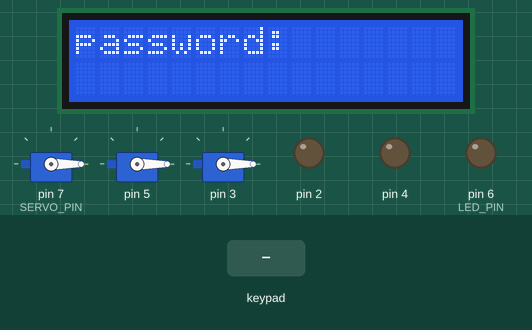
Simulated run of this sketch. Board: Arduino Mega 2560, built with avr-gcc and run on an emulated ATmega2560. On the bench: 3 × servo, 16×2 character LCD, output pins drawn as LEDs (lit = HIGH). Inputs (shaded band) come from the test bench.

Above: at 1.2 s.
1.3 s: keypad keys 9 8 3 1 0 2 0 * pressed 0.4 s apart
At 5.7 s:
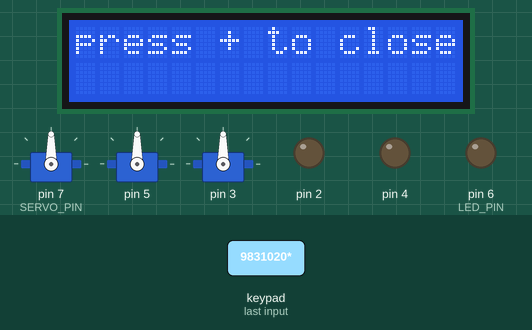
6.7 s: key '+' pressed
At 7.8 s:
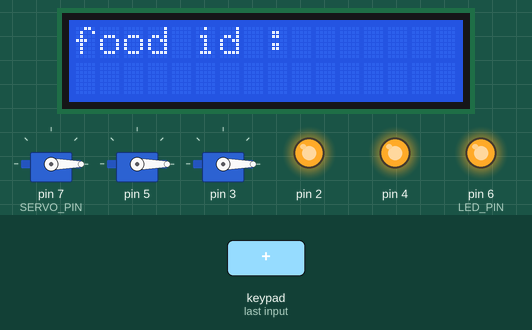
8.2 s: keypad keys 6 * 7 = pressed 0.4 s apart
At 10.5 s:
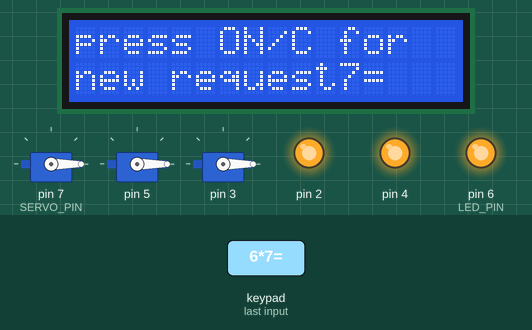
11.7 s: key '/' pressed
13.2 s: keypad keys 9 - 4 = pressed 0.4 s apart
At 14.7 s:
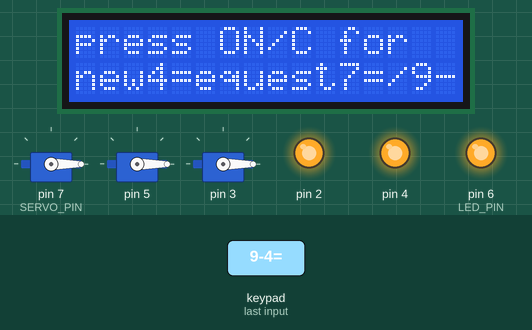
16.3 s: keypad keys 2 2 2 3 2 4 2 5 = pressed 0.4 s apart
At 20.9 s:
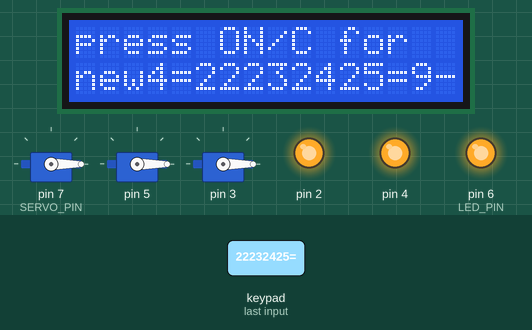
Timing chart, 0 to 22.4 s (numbered marks = the images above; inputs shaded):
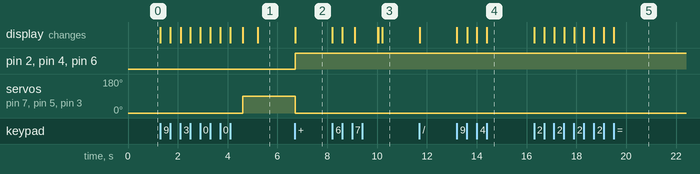

Measured:
- after the input at 1.3 s, servo on pin 7 (SERVO_PIN), servo on pin 5, servo on pin 3: 0° → 90° after 3.3 s; the display: first changes at once (image 1 shows a later state)
- after the input at 6.7 s, pin 2, pin 4, pin 6 (LED_PIN): LOW → HIGH at once; servo on pin 7 (SERVO_PIN), servo on pin 5, servo on pin 3: 90° → 0° at once; the display: changes at once (image 2)
- after the input at 8.2 s, the display: first changes at once (image 3 shows a later state)
- after the input at 13.2 s, the display: first changes at once (image 4 shows a later state)
- after the input at 16.3 s, the display: first changes at once (image 5 shows a later state)

The sketch:

sketch_nov24a.ino
```cpp
#include <Keypad.h>
#include <LiquidCrystal.h>
#include <Servo.h>
#include <stdlib.h>
#include <string.h>

#define PASSWORD "9831020"
#define LED_PIN 6
#define SERVO_PIN 7

Servo main_servo;
Servo childs[2];

const byte ROWS = 4;
const byte COLS = 4;
char keys[ROWS][COLS] = {
  {'7','8','9', '/'},
  {'4','5','6', '*'},
  {'1','2','3', '-'},
  {'R','0','=', '+'}
};
byte rowPins[ROWS] = {22, 23, 24, 25};
byte colPins[COLS] = {26, 27, 28, 29};
Keypad keypad = Keypad( makeKeymap(keys), rowPins, colPins, ROWS, COLS );

const int rs = 13, en = 12, d4 = 11, d5 = 10, d6 = 9, d7 = 8;
LiquidCrystal lcd(rs, en, d4, d5, d6, d7);

String pass = "";
int request = 0;  // 0 means not ready for accepting request, 1 means ready for accepting request.
int door = 0; // 0 means is close, 1 means is open.

void setup(){
  pinMode(LED_PIN, OUTPUT);
  for (int i = 0; i < 2; i++){
    pinMode(4 - 2 * i, OUTPUT);
  }

  // attach servos and initialize them to 0 degree
  main_servo.attach(SERVO_PIN);
  main_servo.write(0);
  for (int i = 0; i < 2; i++){
    childs[i].attach(5 - 2 * i);
    childs[i].write(0);
  }

  lcd.begin(16, 2);
  lcd.print("password: ");
  lcd.setCursor(0, 1);
  keypad.addEventListener(keypadEvent);
  Serial.begin(9600);
}

void turn_on_and_off_LEDs(int sign){
    for (int i = 0; i < 2; i++){
      if (sign == 1){
        // turn on all lights
        digitalWrite(4 - 2 * i, HIGH);
      }
      else{
        // turn off all lights
        digitalWrite(4 - 2 * i, LOW);
      }
    }
}

void ResetSystem(){
    pass = "";
    door = 0;
    request = 0;
    lcd.clear();
    main_servo.write(0);
    for (int i = 0; i < 2; i++)
       childs[i].write(0);
    digitalWrite(LED_PIN, LOW);
    turn_on_and_off_LEDs(0);
    lcd.print("password: ");
    lcd.setCursor(0, 1);
}

void setFoodID(){
  switch (pass.toInt()){
    case 11:
      lcd.print("milk");
      main_servo.write(90);
      break;
    case 12:
      lcd.print("chocolate cake");
      childs[0].write(90);
      break;
    case 13:
      lcd.print("napkin");
      childs[1].write(90);
      break;
    default:
      lcd.print("wrong number");
      delay(500);
      lcd.clear();
      lcd.setCursor(0, 0);
      pass = "";
      // request = 1;
      //lcd.print("Enter number between 11 and 13");
      //lcd.setCursor(0, 1);
      break;
  }


}

void closeTheDoor(){
    main_servo.write(0);
    for (int i = 0; i < 2; i++)
       childs[i].write(0);
    door = 0;
    request = 1;
    String foodNumber = "";
    digitalWrite(LED_PIN,HIGH);
    turn_on_and_off_LEDs(1);
    lcd.clear();
    pass = "";
    lcd.print("food id :");
    lcd.setCursor(0, 1);
}

void checkPassword(){
  if (pass == PASSWORD){
                lcd.print("correct");
                delay(500);
                lcd.clear();
                pass = "";
                lcd.print("door is open now");
                // opening door with servo motor.
                main_servo.write(90);
                for (int i = 0; i < 2; i++)
                  childs[i].write(90);
                door = 1;
                delay(600);
                lcd.clear();
                lcd.print("press + to close");
  }
  else {
                lcd.print("incorrect");
                delay(500);
                lcd.clear();
                lcd.print("please retry");
                delay(500);
                lcd.clear();
                pass = "";
                lcd.print("password :");
                lcd.setCursor(0, 1);
   }
}
void checkRequest(){
  if (request == 0) {
      checkPassword();
  }
  else {
      // lcd.print(pass);
      // main_servo.write(90); //opening door with servo motor and serving food.
      setFoodID();
      pass = "";
      delay(900);
      lcd.clear();
      lcd.print("press ON/C for");
      lcd.setCursor(0, 1);
      lcd.print("new request");
  }
}

void loop(){

  char key = keypad.getKey();
}

void keypadEvent(KeypadEvent key){
    switch (keypad.getState()){
    case PRESSED:

        lcd.print(key);
        if (key == 'R') {
          // reset system
          ResetSystem();
        }
        else if (key == '+' && door == 1) {
          //closing with servo motor
          closeTheDoor();
        }
        else if (key == '-') {
          int length = pass.length();
          pass = pass.substring(0, length - 1);
          lcd.setCursor(length - 1, 1);
          lcd.print("  ");
          lcd.setCursor(length - 1, 1);
        }
        else if (key == '*') {
          lcd.clear();
          lcd.setCursor(0, 0);
          checkRequest();
        }
        else {
          pass += key;
        }
        break;
    }

}
```
